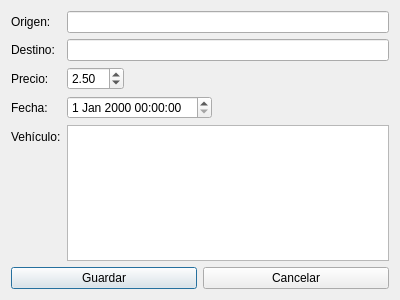
<?xml version="1.0" encoding="UTF-8"?>
<ui version="4.0">
 <class>QService</class>
 <widget class="QDialog" name="QService">
  <property name="geometry">
   <rect>
    <x>0</x>
    <y>0</y>
    <width>400</width>
    <height>300</height>
   </rect>
  </property>
  <property name="windowTitle">
   <string>Dialog</string>
  </property>
  <layout class="QVBoxLayout" name="verticalLayout">
   <item>
    <layout class="QFormLayout" name="formLayout">
     <property name="fieldGrowthPolicy">
      <enum>QFormLayout::ExpandingFieldsGrow</enum>
     </property>
     <item row="0" column="0">
      <widget class="QLabel" name="label">
       <property name="text">
        <string>Origen:</string>
       </property>
      </widget>
     </item>
     <item row="0" column="1">
      <widget class="QLineEdit" name="txtOrigen"/>
     </item>
     <item row="1" column="0">
      <widget class="QLabel" name="label_2">
       <property name="text">
        <string>Destino:</string>
       </property>
      </widget>
     </item>
     <item row="1" column="1">
      <widget class="QLineEdit" name="txtDestino"/>
     </item>
     <item row="2" column="0">
      <widget class="QLabel" name="label_3">
       <property name="text">
        <string>Precio:</string>
       </property>
      </widget>
     </item>
     <item row="3" column="0">
      <widget class="QLabel" name="label_4">
       <property name="text">
        <string>Fecha:</string>
       </property>
      </widget>
     </item>
     <item row="4" column="0">
      <widget class="QLabel" name="label_5">
       <property name="text">
        <string>Vehículo:</string>
       </property>
      </widget>
     </item>
     <item row="4" column="1">
      <widget class="QListWidget" name="listAutos"/>
     </item>
     <item row="2" column="1">
      <widget class="QDoubleSpinBox" name="dsbPrecio">
       <property name="singleStep">
        <double>0.500000000000000</double>
       </property>
       <property name="value">
        <double>2.500000000000000</double>
       </property>
      </widget>
     </item>
     <item row="3" column="1">
      <widget class="QDateTimeEdit" name="dteFecha"/>
     </item>
    </layout>
   </item>
   <item>
    <layout class="QHBoxLayout" name="horizontalLayout">
     <item>
      <widget class="QPushButton" name="cmdGuardar">
       <property name="text">
        <string>Guardar</string>
       </property>
      </widget>
     </item>
     <item>
      <widget class="QPushButton" name="cmdCancelar">
       <property name="text">
        <string>Cancelar</string>
       </property>
      </widget>
     </item>
    </layout>
   </item>
  </layout>
 </widget>
 <resources/>
 <connections/>
</ui>
